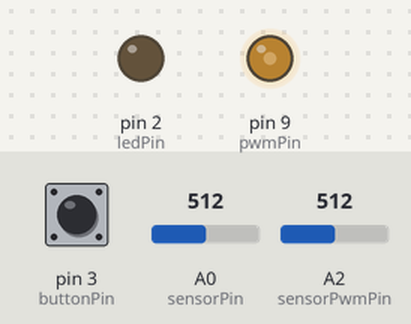
Recording of a sketch running on a simulated Arduino Uno, built with avr-gcc and run on an emulated ATmega328P. Parts: output pins drawn as LEDs (lit = HIGH). The inputs (shaded band) are chosen by the test bench; at power-on: A2 (sensorPwmPin) = 512, A0 (sensorPin) = 512, pin 3 (buttonPin) LOW. What the sketch prints to the serial monitor is not drawn.

Above: at 1.2 s.
1.3 s: A2 (sensorPwmPin) set to 527
At 1.68 s:
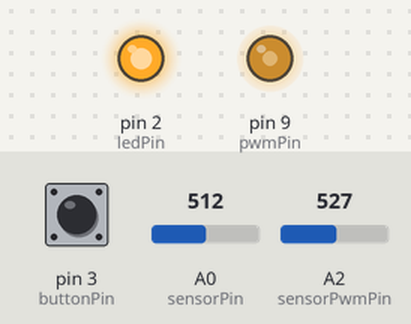
4.3 s: A0 (sensorPin) set to 537
At 5.96 s:
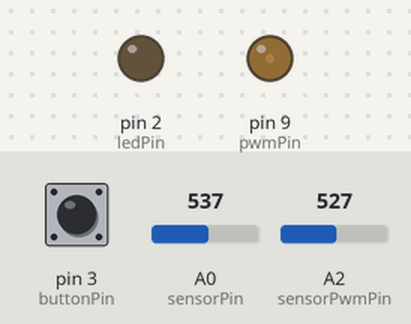
7.3 s: A2 (sensorPwmPin) set to 716
At 8.71 s:
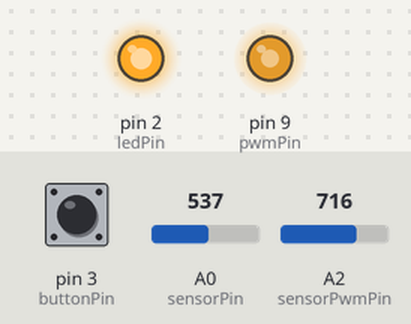
10.3 s: A0 (sensorPin) set to 707
13.3 s: A0 (sensorPin) set to 731
At 14.52 s:
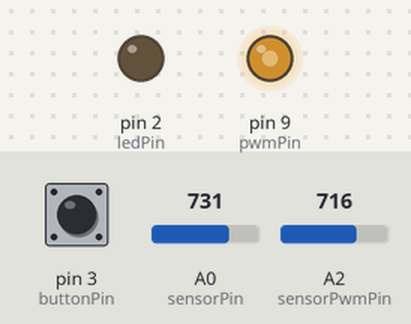
Timing chart, 0 to 17.3 s (numbered marks = the images above; inputs shaded):
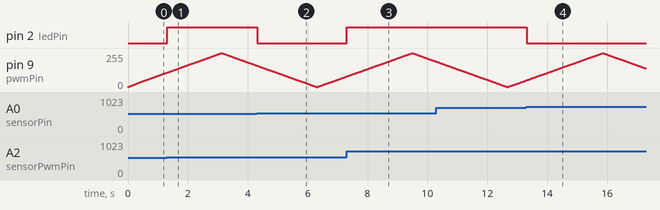

The sketch:

zad4.ino
```cpp
int sensorPin = A0;
int ledPin = 2;
int buttonPin = 3;

int pwmPin = 9;
int sensorPwmPin = A2;

void setup() {
  Serial.begin(9600);
  pinMode(ledPin, OUTPUT);
  pinMode(buttonPin, INPUT);
  digitalWrite(ledPin, LOW);
}

int checkButton(int buttonPin){
  static int lastButtonState = LOW;
  static unsigned long timeRead = 0;

  int buttonReading = digitalRead(buttonPin);

  if (buttonReading != lastButtonState) {
    timeRead = millis();
  }

  if ((millis() - timeRead) > 50) {
    lastButtonState = buttonReading;
  }
  return lastButtonState;
}

int pwmWave(int pwmPin) {
  static int value = 0;
  static int slope = 1;
  analogWrite(pwmPin, value);
  value += slope;
  if (value >= 255)
    slope = -1;
  else if (value <= 0)
    slope = 1;
}

void loop() {
  pwmWave(pwmPin);

  int sensorValue = analogRead(sensorPin);
  double voltageValue = (double) sensorValue / 1024.0;
  Serial.println(voltageValue);

  int pwmSensorValue = analogRead(sensorPwmPin);
  double pwmSensorVoltage = (double)pwmSensorValue / (double)1024.0;
  Serial.println(pwmSensorVoltage);

  if (pwmSensorValue > sensorValue) {
    digitalWrite(ledPin, HIGH);
  } else {
    digitalWrite(ledPin, LOW);
  }

  int buttonState = checkButton(buttonPin);

  if (buttonState == HIGH) {
    digitalWrite(ledPin, LOW);
  }

  delay(10);
}
```

Measured:
- the behaviour switches between 512 and 513 on A2 (sensorPwmPin) (found by bisection; images 0 and 1)
- the behaviour switches between 526 and 527 on A0 (sensorPin) (found by bisection; images 1 and 2)
- the behaviour switches between 715 and 716 on A0 (sensorPin) (found by bisection; images 3 and 4)
- after the input at 1.3 s, pin 2 (ledPin): LOW → HIGH at once
- after the input at 4.3 s, pin 2 (ledPin): HIGH → LOW at once
- after the input at 7.3 s, pin 2 (ledPin): LOW → HIGH at once
- after the input at 13.3 s, pin 2 (ledPin): HIGH → LOW at once
- by itself, pin 9 (pwmPin): rises from 50/255 to 255/255 in 2.5 s, then falls to 140/255 in 1.4 s
